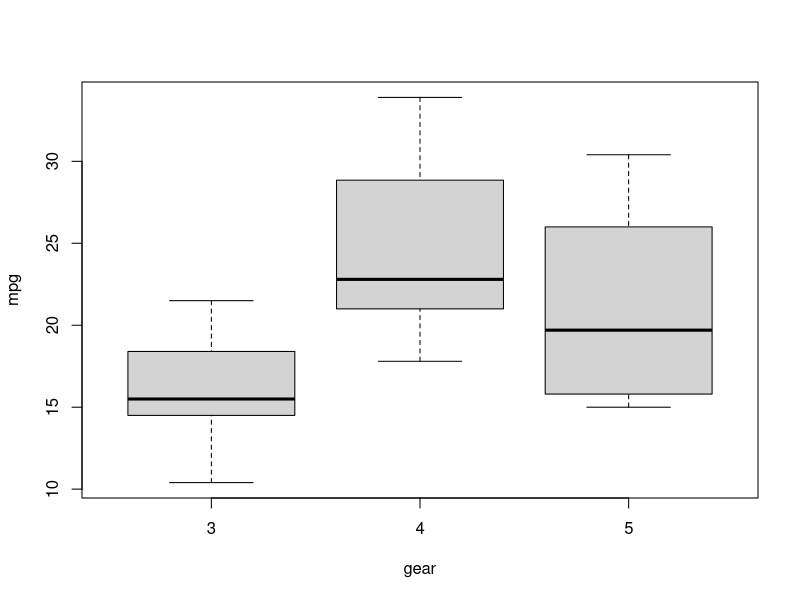
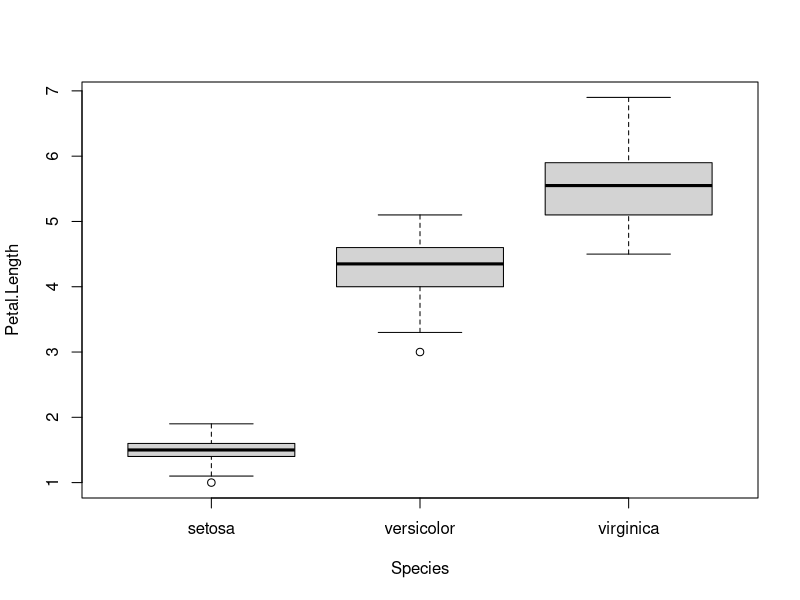
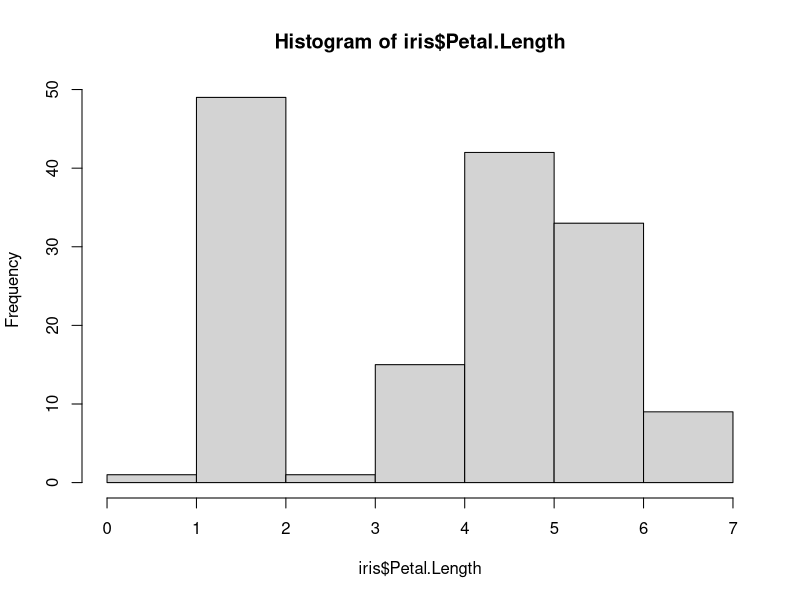
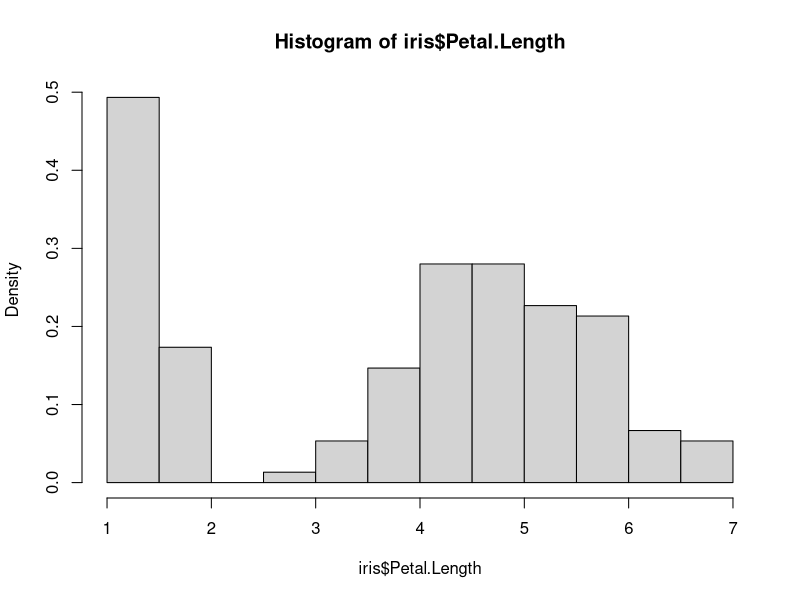
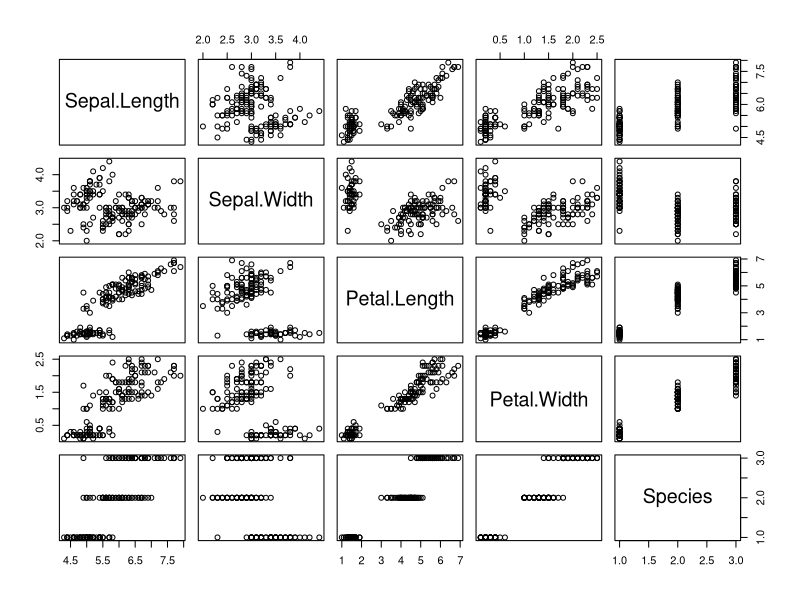
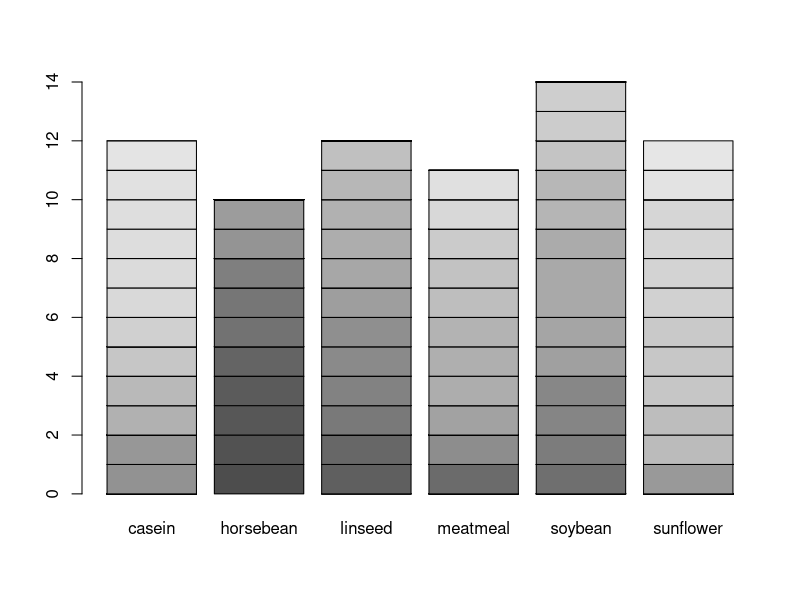

The R script that drew these images, in order:
#Quiz 5

#1
?points

#2
boxplot(mpg ~ gear, data = mtcars)

#3
boxplot(Petal.Length ~ Species, data = iris)

#4
hist(iris$Petal.Length, seq(0, 7))

#5
hist(iris$Petal.Length, freq = FALSE)

#6
pairs(iris)

#7


#8
counts <- table(chickwts)
barplot(counts)